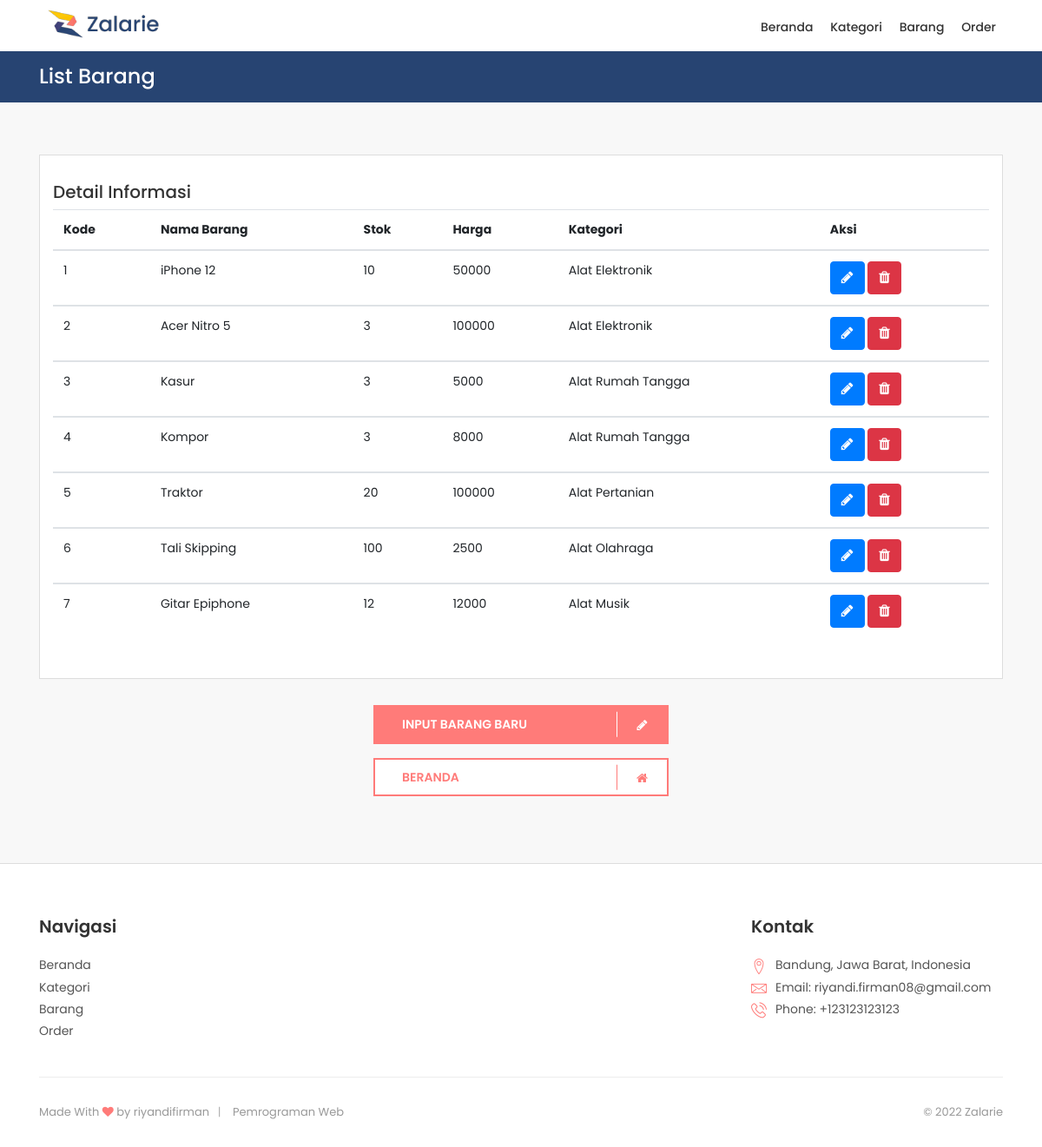
The page /php/barang/barang.php on the database its author committed.
### tables this page shows
CREATE TABLE `barang` (
  `kode_barang` varchar(256) NOT NULL,
  `nama` varchar(50) DEFAULT NULL,
  `stok` int(50) DEFAULT NULL,
  `harga` int(50) DEFAULT NULL,
  `id_kategori` int(11) NOT NULL
);

CREATE TABLE `kategori` (
  `id_kategori` int(11) NOT NULL,
  `nama` varchar(256) NOT NULL
);

### php/barang/barang.php (the view, shortened to what this page needs)
<!DOCTYPE html>
<html lang="en">
<head>
	<link href="../../assets/vendor/font-awesome/css/font-awesome.min.css" rel="stylesheet">
	<link href="../../assets/vendor/icomoon/css/iconfont.min.css" rel="stylesheet">
	<link href="../../assets/vendor/bootstrap/css/bootstrap.min.css" rel="stylesheet">
	<link href="../../assets/vendor/animate/css/animate.min.css" rel="stylesheet">
	<link href="../../assets/vendor/dmenu/css/menu.css" rel="stylesheet">
	<link href="../../assets/vendor/hamburgers/css/hamburgers.min.css" rel="stylesheet">
	<link href="../../assets/vendor/mmenu/css/mmenu.min.css" rel="stylesheet">
	<link href="../../assets/vendor/magnific-popup/css/magnific-popup.css" rel="stylesheet">
	<link href="../../assets/vendor/float-labels/css/float-labels.min.css" rel="stylesheet">
	<link href="../../assets/css/style.css" rel="stylesheet">
</head>
<body>
	<div id="page">
		<header class="main-header sticky">
			<div class="container">
				<div class="row">
					<div class="col-lg-3 col-6">
						<div id="logo">
							<h1><a href="../index.php" title="Zalarie">Zalarie</a></h1>
						</div>
					</div>
					<div class="col-lg-9 col-6">
						<nav id="menu" class="main-menu">
							<ul>
								<li><span><a href="../index.php">Beranda</a></span></li>
								<li><span><a href="../kategori/kategori.php">Kategori</a></span></li>
								<li><span><a href="#">Barang</a></span></li>
								<li><span><a href="../order/order.php">Order</a></span></li>
							</ul>
						</nav>
					</div>
				</div>
			</div>
		</header>
		<div class="sub-header">
			<div class="container">
				<h1>List Barang</h1>
			</div>
		</div>
		<main>
			<div class="order">
				<div class="container">
					<form id="orderForm" name="orderForm">
						<div class="row">
							<div class="col-lg-12" id="mainContent">
								<div id="personalDetails" class="row contact-box">
									<div>
										<h5>Detail Informasi</h5>
									</div>
									<table class="table table-hover">
										<thead>
											<tr>
												<th scope="col">Kode</th>
												<th scope="col">Nama Barang</th>
												<th scope="col">Stok</th>
												<th scope="col">Harga</th>
												<th scope="col">Kategori</th>
												<th scope="col">Aksi</th>
											</tr>
										</thead>
									<?php
										include '../koneksi.php';
										$query = mysqli_query($koneksi, "SELECT barang.*,kategori.nama as kategori FROM barang join kategori on barang.id_kategori = kategori.id_kategori ORDER BY barang.kode_barang");
										while($data = mysqli_fetch_array($query)){
										echo "<tbody>";
										echo "<tr>";
										echo "<td>".$data['kode_barang']."</td>";
										echo "<td>".$data['nama']."</td>";
										echo "<td>".$data['stok']."</td>";
										echo "<td>".$data['harga']."</td>";
										echo "<td>".$data['kategori']."</td>";
										echo "<td><a href='update_barang.php?kode_barang=$data[kode_barang]' class='btn btn-primary' role='button' style='color:white;'><i class='fa fa-pencil' aria-hidden='true'></i></a>
										<a href='delete_barang.php?kode_barang=$data[kode_barang]' class='btn btn-danger' role='button' style='color:white;'><i class='fa fa-trash' aria-hidden='true'></i></a></td>";
										echo "</tr>";
										echo "</tbody>";
									} ?>
									</table>
								</div>
								<div class="col-lg-4" style="margin: 0 auto ;" >
										<div class="row">
											<div class="col-lg-12">
												<a class="btn-form-func" role="button" href="input_barang.php" style="color:white;">
													<span class="btn-form-func-content">INPUT BARANG BARU</span>
													<span class="icon"><i class="fa fa-pencil" aria-hidden="true"></i></span>
												</a>
											</div>
										</div>
										<div class="row">
											<div class="col-lg-12">
												<a href="../index.php" class="btn-form-func btn-form-func-alt-color" role="button">
													<span class="btn-form-func-content">BERANDA</span>
													<span class="icon"><i class="fa fa-home" aria-hidden="true"></i></span>
												</a>
											</div>
										</div>
								</div>
							</div>
						</div>
					</form>
				</div>
			</div>
		</main>
		<footer class="main-footer">
			<div class="container">
				<div class="row">
					<div class="col-md-3">
						<h5 class="footer-heading">Navigasi</h5>
						<ul class="list-unstyled nav-links">
							<li><a href="../index.php" class="footer-link">Beranda</a></li>
							<li><a href="../kategori/kategori.php" class="footer-link">Kategori</a></li>
							<li><a href="#" class="footer-link">Barang</a></li>
							<li><a href="../order/order.php" class="footer-link">Order</a></li>
						</ul>
					</div>
					<div class="col-md-90">
						<h5 class="footer-heading">Kontak</h5>
						<ul class="list-unstyled contact-links">
							<li><i class="icon icon-map-marker"></i><a href="https://goo.gl/maps/aMUNnmKNBACjYymA7" class="footer-link" target="_blank">Bandung, Jawa Barat, Indonesia</a></li>
							<li><i class="icon icon-envelope3"></i><a href="https://mail.google.com/" class="footer-link">Email: riyandi.firman08@gmail.com</a></li>
							<li><i class="icon icon-phone2"></i><a href="#" class="footer-link">Phone: +123123123123</a></li>
						</ul>
					</div>
				</div>
				<hr>
				<div class="row">
					<div class="col-md-8">
						<ul id="subFooterLinks">
							<li><a href="https://github.com/riyandifirman" target="_blank">Made With <i class="fa fa-heart pulse"></i> by riyandifirman</a></li>
							<li>Pemrograman Web</li>
						</ul>
					</div>
					<div class="col-md-4">
						<div id="copy">© 2022 Zalarie</div>
					</div>
				</div>
			</div>
		</footer>
	</div>
</body>
</html>

### assets/css/style.css (style rules this page uses)
html * { -webkit-font-smoothing: antialiased; -moz-osx-font-smoothing: grayscale; }
body { background: #f8f8f8; font-size: 14px; font-family: "Poppins", sans-serif; color: #555; }
main { background: #f8f8f8; position: relative; z-index: 1; }
h1, h2, h3, h4, h5, h6 { color: #333; }
h1, h2 { font-weight: 700; }
hr { margin: 15px 0 30px 0; border-color: #ededed; }
a { color: #ff7b79; text-decoration: none; -moz-transition: all 0.5s ease-in-out; -o-transition: all 0.5s ease-in-out; -webkit-transition: all 0.5s ease-in-out; -ms-transition: all 0.5s ease-in-out; transition: all 0.5s ease-in-out; outline: none; }
ul, ol { list-style: none; margin: 0 0 25px 0; padding: 0; }
header { background-color: #fff; min-height: 55px; padding: 10px 0; border-bottom: 1px solid transparent; }
header.main-header { width: 100%; z-index: 2; position: relative; -moz-transition: all 0.2s ease-in-out; -o-transition: all 0.2s ease-in-out; -webkit-transition: all 0.2s ease-in-out; -ms-transition: all 0.2s ease-in-out; transition: all 0.2s ease-in-out; }
header.main-header.sticky { border-bottom: 1px solid #fff; position: fixed; left: 0; top: 0; z-index: 2; }
#logo h1 { margin: 0; padding: 0; line-height: 1; }
#logo h1 a { width: 149px; height: 35px; display: block; background: url(../../assets/images/logo.svg) no-repeat 0 0; background-size: 149px 35px; text-indent: -9999px; }
.sub-header { background-color: #274472; padding: 15px 0; margin-top: 59px; }
.sub-header h1 { color: #fff; margin: 0; font-size: 24px; font-weight: 500; }
footer.main-footer { padding-top: 60px; padding-bottom: 30px; color: #555; background: #fff; border-top: 1px solid #ddd; }
.footer-heading { margin-bottom: 1.25rem; font-weight: 600; }
.footer-link { color: #555; font-size: 14px; font-weight: 400; line-height: 1.8; }
.contact-links i { color: #ff7b79; margin-right: 10px; font-size: 18px; vertical-align: middle; }
footer #copy { text-align: right; font-size: 13px; font-size: 0.8125rem; color: #999; }
.col-md-90 { margin-left: 550px; }
ul#subFooterLinks { margin: 0; font-size: 13px; font-size: 0.8125rem; color: #999; }
ul#subFooterLinks li { display: inline-block; margin-right: 15px; }
ul#subFooterLinks li:first-child { margin-right: 20px; }
ul#subFooterLinks li:last-child:after { content: ""; }
ul#subFooterLinks li a { color: #999 }
ul#subFooterLinks li:after { content: "|"; font-weight: 300; position: relative; left: 10px; }
ul#subFooterLinks i { color: #ff7b79; }
.about-me, .order { padding: 60px 0; }
.contact-box { position: relative; background: #fff; margin: 0 0 30px 0; padding: 30px 15px; border: 1px solid #ddd; }
.btn-form-func { background: #ff7b79; border-radius: 0; border: 2px solid #ff7b79; color: #fff; display: inline-block; overflow: hidden; padding: 12px 30px 12px 16px; position: relative; text-decoration: none; line-height: 1; width: 100%; font-weight: 600; margin-bottom: 10px; }
.btn-form-func .btn-form-func-content { font-size: 1em; line-height: 1.2; padding: 0 15px; position: relative; right: 0; transition: right 300ms ease; display: block; text-align: left; }
.btn-form-func .icon { border-left: 1px solid #fff; position: absolute; right: 0; text-align: center; top: 50%; transition: all 300ms ease; transform: translateY(-50%); width: 58px; height: 70%; }
.btn-form-func .icon i { position: relative; top: 50%; transform: translateY(-50%); }
.btn-form-func:after { content: ''; position: absolute; top: 0; bottom: 0; right: 0; left: 0; background-color: transparent; opacity: 0; transition: opacity 300ms ease; }
.btn-form-func.btn-form-func-alt-color { background: #fff; border-color: #ff7b79; color: #ff7b79 !important; }
.btn-form-func.btn-form-func-alt-color .icon { border-left-color: #ff7b79; }
.btn-form-func.btn-form-func-alt-color:after { background-color: transparent; }

### rows shown on the page
barang: kode_barang "1", nama "iPhone 12", stok "10", harga "50000", id_kategori.nama "Alat Elektronik"
barang: kode_barang "2", nama "Acer Nitro 5", stok "3", harga "100000", id_kategori.nama "Alat Elektronik"
barang: kode_barang "3", nama "Kasur", stok "3", harga "5000", id_kategori.nama "Alat Rumah Tangga"
barang: kode_barang "4", nama "Kompor", stok "3", harga "8000", id_kategori.nama "Alat Rumah Tangga"
barang: kode_barang "5", nama "Traktor", stok "20", harga "100000", id_kategori.nama "Alat Pertanian"
barang: kode_barang "6", nama "Tali Skipping", stok "100", harga "2500", id_kategori.nama "Alat Olahraga"
barang: kode_barang "7", nama "Gitar Epiphone", stok "12", harga "12000", id_kategori.nama "Alat Musik"
